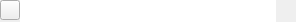
              <widget class="QFrame" name="bottomBar">
               <property name="minimumSize">
                <size>
                 <width>0</width>
                 <height>22</height>
                </size>
               </property>
               <property name="maximumSize">
                <size>
                 <width>16777215</width>
                 <height>22</height>
                </size>
               </property>
               <property name="frameShape">
                <enum>QFrame::NoFrame</enum>
               </property>
               <property name="frameShadow">
                <enum>QFrame::Raised</enum>
               </property>
               <layout class="QHBoxLayout" name="horizontalLayout_5">
                <property name="spacing">
                 <number>0</number>
                </property>
                <property name="leftMargin">
                 <number>0</number>
                </property>
                <property name="topMargin">
                 <number>0</number>
                </property>
                <property name="rightMargin">
                 <number>0</number>
                </property>
                <property name="bottomMargin">
                 <number>0</number>
                </property>
                <item alignment="Qt::AlignLeft|Qt::AlignTop">
                 <widget class="QPushButton" name="toggleConsoleBtn">
                  <property name="sizePolicy">
                   <sizepolicy hsizetype="Fixed" vsizetype="Fixed">
                    <horstretch>0</horstretch>
                    <verstretch>0</verstretch>
                   </sizepolicy>
                  </property>
                  <property name="minimumSize">
                   <size>
                    <width>20</width>
                    <height>20</height>
                   </size>
                  </property>
                  <property name="maximumSize">
                   <size>
                    <width>20</width>
                    <height>20</height>
                   </size>
                  </property>
                  <property name="cursor">
                   <cursorShape>PointingHandCursor</cursorShape>
                  </property>
                  <property name="toolTip">
                   <string/>
                  </property>
                  <property name="text">
                   <string/>
                  </property>
                  <property name="icon">
                   <iconset resource="../../../../repos/Modern_GUI_PyDracula_PySide6_or_PyQt6-master/resources.qrc">
                    <normaloff>:/icons/images/icons/cil-caret-right.png</normaloff>:/icons/images/icons/cil-caret-right.png</iconset>
                  </property>
                  <property name="iconSize">
                   <size>
                    <width>20</width>
                    <height>20</height>
                   </size>
                  </property>
                 </widget>
                </item>
                <item>
                 <widget class="QTextEdit" name="upload_status">
                  <property name="frameShape">
                   <enum>QFrame::NoFrame</enum>
                  </property>
                  <property name="frameShadow">
                   <enum>QFrame::Plain</enum>
                  </property>
                  <property name="lineWidth">
                   <number>0</number>
                  </property>
                  <property name="verticalScrollBarPolicy">
                   <enum>Qt::ScrollBarAsNeeded</enum>
                  </property>
                  <property name="horizontalScrollBarPolicy">
                   <enum>Qt::ScrollBarAlwaysOff</enum>
                  </property>
                  <property name="undoRedoEnabled">
                   <bool>false</bool>
                  </property>
                  <property name="readOnly">
                   <bool>true</bool>
                  </property>
                  <property name="textInteractionFlags">
                   <set>Qt::NoTextInteraction</set>
                  </property>
                 </widget>
                </item>
                <item alignment="Qt::AlignRight|Qt::AlignBottom">
                 <widget class="QFrame" name="frame_size_grip">
                  <property name="sizePolicy">
                   <sizepolicy hsizetype="Fixed" vsizetype="Fixed">
                    <horstretch>0</horstretch>
                    <verstretch>0</verstretch>
                   </sizepolicy>
                  </property>
                  <property name="minimumSize">
                   <size>
                    <width>20</width>
                    <height>20</height>
                   </size>
                  </property>
                  <property name="maximumSize">
                   <size>
                    <width>20</width>
                    <height>16777215</height>
                   </size>
                  </property>
                  <property name="frameShape">
                   <enum>QFrame::NoFrame</enum>
                  </property>
                  <property name="frameShadow">
                   <enum>QFrame::Raised</enum>
                  </property>
                 </widget>
                </item>
               </layout>
              </widget>
